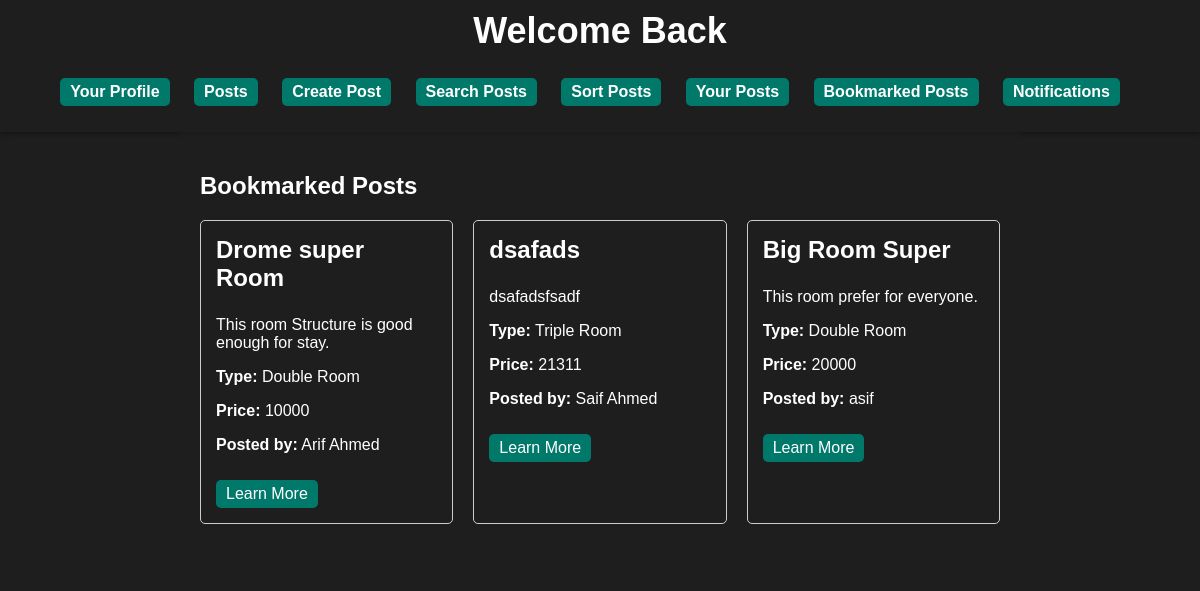
The app's page /users/asif/posts/bookmarked/ with its own data.
### users/models.py (models this page shows)
class DormRoom(models.Model):
    title = models.CharField(max_length=255)
    content = models.TextField()
    popularity = models.IntegerField(default=0)
    type = models.CharField(max_length=50)
    price = models.CharField(max_length=20)
    link = models.URLField(max_length=200, null=True)
    posted_by = models.ForeignKey(Register, on_delete=models.CASCADE, related_name='posted')
    comments = models.ManyToManyField(Comment, blank=True)
    bookmarked_by = models.ManyToManyField(Register, blank=True, related_name='bookmarked')

class Register(models.Model):
    username=models.CharField(max_length=30)
    email=models.EmailField()
    password=models.CharField(max_length=100)
    nid=models.IntegerField()

### users/views.py (the view)
# urls.py: path('<str:username>/posts/bookmarked/', views.bookmarked, name='bookmarked'),
def bookmarked(request, username):
    find_user = get_object_or_404(Register, username= username)
    bookmarked_posts = DormRoom.objects.filter(bookmarked_by = find_user)
    return render(request, 'bookmarked_posts.html', {'username' : username, 'details' : bookmarked_posts})

### users/templates/bookmarked_posts.html
{% extends "profile_base.html" %}
{% block content %}
<body style="background-image: url('/static/bg8.gif'); background-size: cover;">
    <h2>Bookmarked Posts</h2>
    <div class="room-grid">
        {% for room in details %}
            <div class="room-card">
                <h3>{{ room.title }}</h3>
                <p style="
                    display: -webkit-box;
                    -webkit-line-clamp: 4;
                    -webkit-box-orient: vertical;
                    overflow: hidden;">{{ room.content }}</p>
                <p><strong>Type:</strong> {{ room.type }}</p>
                <p><strong>Price:</strong> {{ room.price }}</p>
                <p><strong>Posted by:</strong> {{room.posted_by.username}}</p>
                <a href="{{ room.link }}" target="_blank">Learn More</a>
            </div>
        {% endfor %}
    </div>
</body>
{% endblock %}

### users/static/style.css (style rules this page uses)
body { font-family: Arial, sans-serif; margin: 0; padding: 0; background: #1E1E1E; color: #fff; }
.room-grid { display: grid; grid-template-columns: repeat(3, 1fr); gap: 20px; margin: 20px 0; }
.room-card { border: 1px solid #ccc; padding: 15px; border-radius: 5px; transition: transform 0.3s; }
h3 { margin-top: 0; font-size: 24px; transition: color 0.3s; }
a { display: inline-block; padding: 5px 10px; background-color: #00796B; color: #fff; text-decoration: none; border-radius: 5px; margin-top: 10px; transition: background 0.3s; }

### records on screen
DormRoom: title "Drome super Room", content "This room Structure is good enough for stay.", type "Double Room", price "10000", posted_by.username "Arif Ahmed"
DormRoom: title "dsafads", content "dsafadsfsadf", type "Triple Room", price "21311", posted_by.username "Saif Ahmed"
DormRoom: title "Big Room Super", content "This room prefer for everyone.", type "Double Room", price "20000", posted_by.username "asif"
